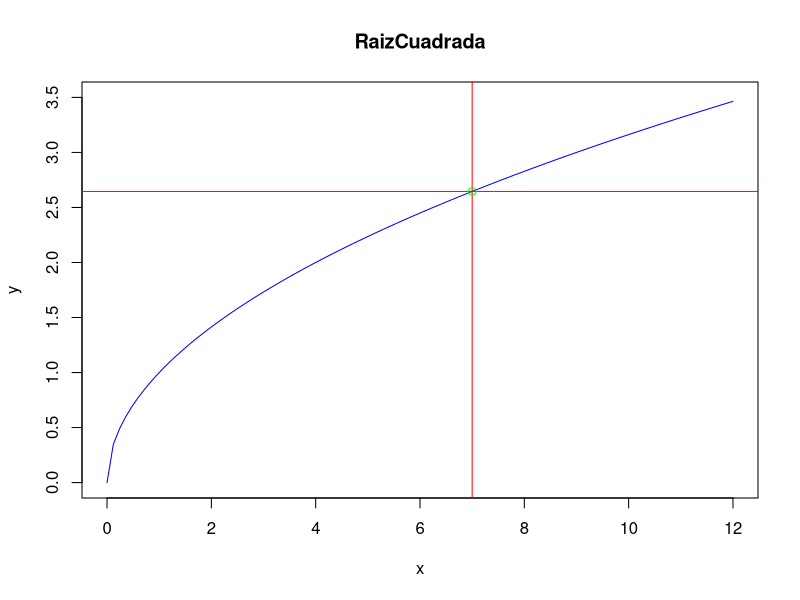

Write R code to recreate this figure.
#-------------------------------------------------------------------------------
#                                   Taller 1
#-------------------------------------------------------------------------------

#-------------------------------------------------------------------------------
#                                  Problema 1
#-------------------------------------------------------------------------------

Almacenar <- function(x){
  f<-x
  y=0
  while(f >= 1)
  {
    f<-f/10
    y<-y+1
  }
  
  z<-f*10000
  m<-z%%1
  z<-z-m
  z<-z/10000
  f<-z*10^y
  E<-abs(f-x)
  
  e<-E/f
  
  cat("El numero almacenado es", f, "con un error de redondeo absoluto de", E, "y un error de redondeo relativo de", e)
  
}

Almacenar(536.78)

#-------------------------------------------------------------------------------
#                                  Problema 2
#-------------------------------------------------------------------------------


RaizCuadrada <- function (n,E,x){
  
  y<-(x+(n/x))/2
  c<-0
  while((abs(x-y))>E)
  {
    x<-y
    y<-(x+(n/x))/2
    c<-c+1
    cat("Iteracion:", c, ", Valor de y:", y, "\n")
  }
  
  cat("\nLa formula converge en la iteracion", c, "con el valor de", y, "para la raiz de", n, "y el valor de y*y es", y*y)
  
  f<-function(x) x^(1/2)
  
  plot(f, xlim = c(0, n+5), ylim=c(0, n/2), col = "blue", ylab = "y", main="RaizCuadrada")
  abline(v= n, h = y, col= "red")
  points(n,y, col = "green")
  
}

RaizCuadrada(7, 1e-8, 2)

#-------------------------------------------------------------------------------
#                                  Problema 3
#-------------------------------------------------------------------------------


AproximacionEuler<- function(x)
{
  m<-0
  p<-0
  while (m<=5)
  {
    p<-p+((x^m)/factorial(m))
    m<-m+1
  }
  p<- p+(((x^m)/factorial(m))*exp(x))
  signif(p, 5)
}


AproximacionEuler(0.5)

#-------------------------------------------------------------------------------
#                                  Problema 4
#-------------------------------------------------------------------------------


CalculoError_AyR<- function(v, Ev, t, Et)
{
  
  d<-v*t
  
  Ed<-v*Ev+t*Et
  
  ed<-Ev/v+Et/t
  
  cat("La distancia recorrida esta entre", d-Ed, "y", d+Ed, "debido a su error Absoluto de:", Ed, "y el error relativo es de:", ed*100, "%")
  
}

CalculoError_AyR(4, 0.1, 5, 0.1)

#-------------------------------------------------------------------------------
#                                  Problema 5
#-------------------------------------------------------------------------------


ResolverPolinomio <- function(x0)
{
  x2<-x0*x0
  x4<-x2*x2
  resultado<-2*x4+3*(x0-x2)-4
  cat("El resultado del polinomio evaluado en x =", x0, "es:", resultado)
}

ResolverPolinomio(-2)

